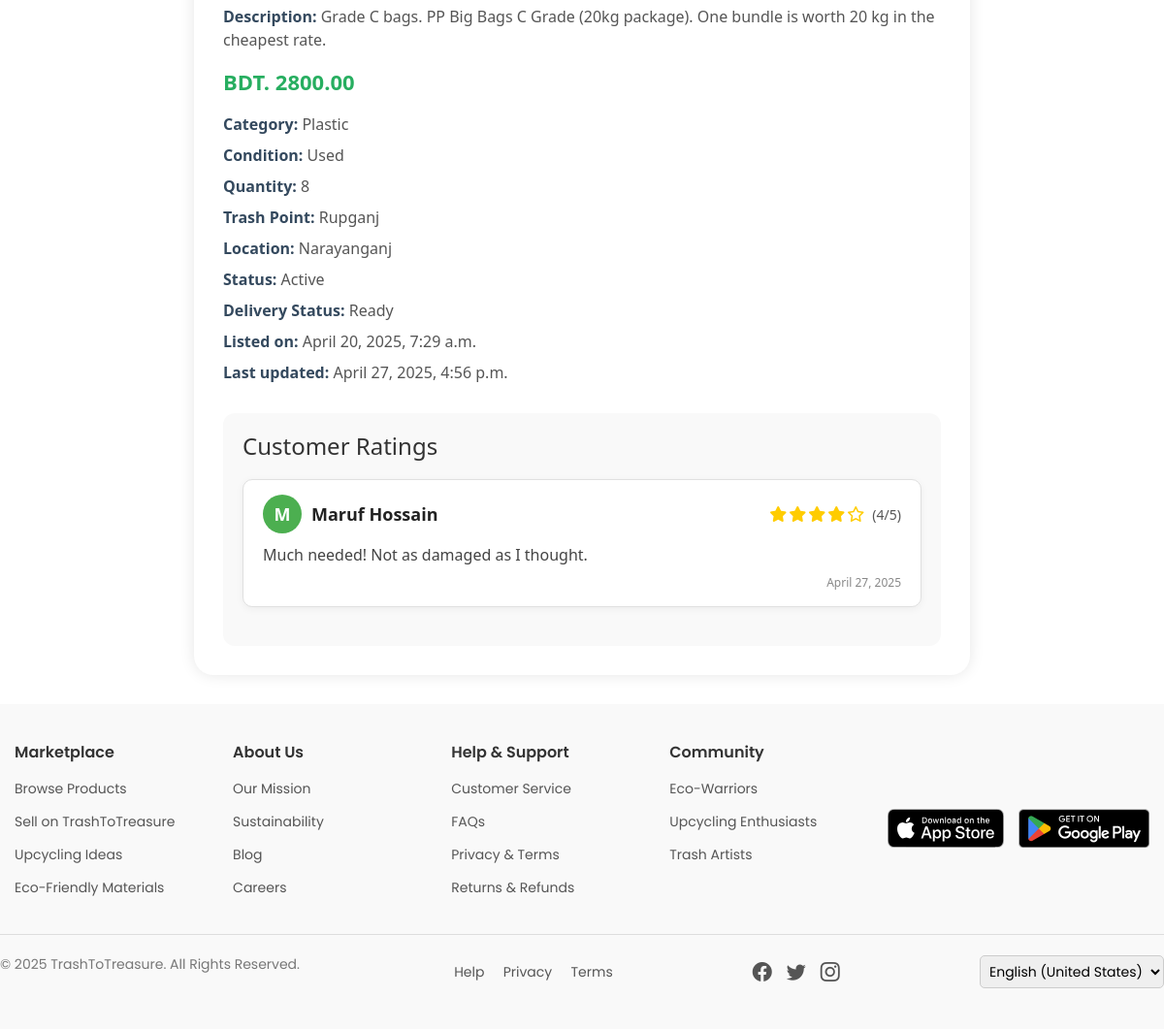
/trash/pp-big-bags-c-grade-20kg-package-rupganj/ (signed in, lower part), run on an earlier commit of the app's database.
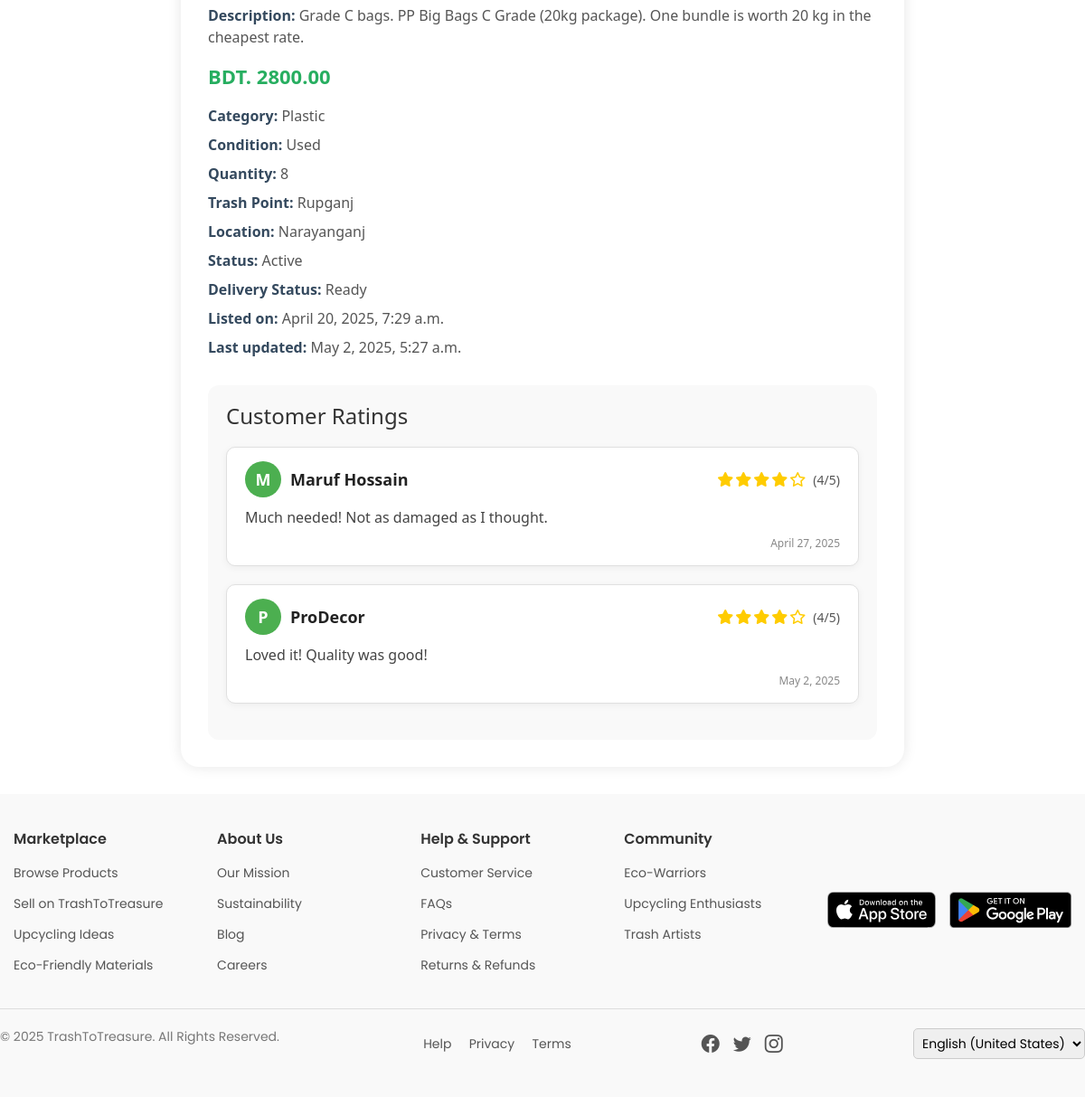
And on a later commit of the database.
### marketplace/models.py (models this page shows, shortened)
class TrashItem(models.Model):
    material_name = models.CharField(max_length=255, default="")  # Change as needed
    category = models.CharField(max_length=100, default="")  # Change as needed
    description = models.TextField()
    condition = models.CharField(max_length=50, default="")  # Set a meaningful default
    quantity = models.IntegerField(default=0)
    price = models.DecimalField(max_digits=10, decimal_places=2)
    trash_point = models.CharField(max_length=255, default="")  # Set a meaningful default
    images = models.ImageField(upload_to='waste_images/', blank=True, null=True)
    location = models.CharField(max_length=255, default="")  # Set a meaningful default
    product_status = models.CharField(max_length=20, choices=PRODUCT_STATUS_CHOICES, default='')
    delivery_status = models.CharField(max_length=20, choices=DELIVERY_STATUS_CHOICES, default='')
    slug = models.SlugField(max_length=255, unique=True, blank=True)
    listing_date = models.DateTimeField(auto_now_add=True)
    last_updated = models.DateTimeField(auto_now=True, null=True, blank=True)
    tags = models.CharField(max_length=255, blank=True, null=True)
    rating = models.DecimalField(max_digits=3, decimal_places=2, default=0.0)
    reviews = GenericRelation(Review)

class Review(models.Model):
    reviewer        = models.ForeignKey(User, on_delete=models.CASCADE)
    rating          = models.PositiveSmallIntegerField()              # 1–5
    comment         = models.TextField(blank=True, null=True)
    created_at      = models.DateTimeField(auto_now_add=True)
    content_type    = models.ForeignKey(ContentType, on_delete=models.CASCADE)
    object_id       = models.PositiveIntegerField()
    content_object  = GenericForeignKey('content_type', 'object_id')
    class Meta:
        unique_together = ('reviewer', 'content_type', 'object_id')  # one review per user+target

### users/models.py (models this page shows, shortened)
class CustomUser(AbstractUser):
    name = models.CharField(max_length=100)
    email = models.EmailField(unique=True)
    phone = models.CharField(max_length=15)
    role = models.CharField(max_length=10, choices=ROLE_CHOICES)
    account_status = models.CharField(max_length=10, choices=ACCOUNT_STATUS_CHOICES, default='active')
    objects = CustomUserManager()  # ✅ Use your custom manager
    REQUIRED_FIELDS = ['email']
    USERNAME_FIELD = 'username'

### marketplace/views.py (the view)
# urls.py: path('trash/<slug:slug>/', views.trash_item_details, name='trash_item_details'),
@login_required
def trash_item_details(request, slug):
    product = get_object_or_404(TrashItem, slug=slug)
    return render(request, 'trash_item_details.html', {'product': product})

### marketplace/templates/trash_item_details.html (shortened to what this page needs)
{% load static %}
{% include "header.html" %}
<!DOCTYPE html>
<html lang="en">
<head>
    <link rel="stylesheet" href="{% static 'css/buyer_profile.css' %}">
</head>
<body>
<div class="product-container">
    <p class="product-meta"><span class="product-label">Description:</span> {{ product.description }}</p>
    <p class="product-price">BDT. {{ product.price }}</p>
    <p class="product-meta"><span class="product-label">Category:</span> {{ product.category }}</p>
    <p class="product-meta"><span class="product-label">Condition:</span> {{ product.condition }}</p>
    <p class="product-meta"><span class="product-label">Quantity:</span> {{ product.quantity }}</p>
    <p class="product-meta"><span class="product-label">Trash Point:</span> {{ product.trash_point }}</p>
    <p class="product-meta"><span class="product-label">Location:</span> {{ product.location }}</p>
    <p class="product-meta"><span class="product-label">Status:</span> {{ product.get_product_status_display }}</p>
    <p class="product-meta"><span class="product-label">Delivery Status:</span> {{ product.get_delivery_status_display }}</p>
    <p class="product-meta"><span class="product-label">Listed on:</span> {{ product.listing_date }}</p>
    <p class="product-meta"><span class="product-label">Last updated:</span> {{ product.last_updated }}</p>
    <div class="ratings-section" style="margin-top: 30px;">
      <h3>Customer Ratings</h3>
      {% for review in product.reviews.all %}
          <div class="review-card">
              <div class="review-header">
                  <div class="reviewer-info">
                      <div class="avatar">
                          {% if review.reviewer.profile_picture %}
                              <img src="{{ review.reviewer.profile_picture.url }}" alt="Avatar">
                          {% else %}
                              <span class="avatar-letter">{{ review.reviewer.name|slice:":1" }}</span>
                          {% endif %}
                      </div>
                      <div class="reviewer-name">{{ review.reviewer.name }}</div>
                  </div>
                  <div class="review-rating">
                      {% for i in "12345" %}
                          {% if forloop.counter <= review.rating %}
                              <i class="fa-solid fa-star"></i>
                          {% else %}
                              <i class="fa-regular fa-star"></i>
                          {% endif %}
                      {% endfor %}
                      <span class="rating-number">({{ review.rating }}/5)</span>
                  </div>
              </div>
              {% if review.comment %}
                  <div class="review-comment">{{ review.comment }}</div>
              {% endif %}
              <div class="review-date">{{ review.created_at|date:"F j, Y" }}</div>
          </div>
      {% empty %}
          <p>No reviews yet.</p>
      {% endfor %}
    </div>
  </div>
</body>
</html>
{% include "footer.html" %}

What changed in the data, as far as the page shows it:
changed TrashItem "Plastic": last_updated "April 27, 2025, 4:56 p.m." → "May 2, 2025, 5:27 a.m."
added Review: reviewer.name "P", reviewer.name "ProDecor", rating "4", comment "Loved it! Quality was good!", created_at "May 2, 2025"
